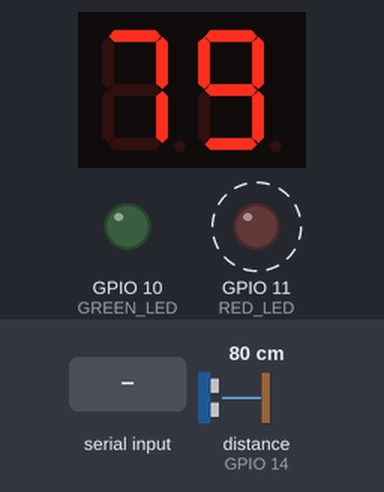
The sketch below on a simulated ESP32. Parts: 2-digit seven-segment display, output pins drawn as LEDs (lit = HIGH). Wiring (inferred from the names in the program): ultrasonic range finder: trigger GPIO 15; echo GPIO 14; 2-digit 7-segment display, segments lit when HIGH: segments GPIO 22, GPIO 21, GPIO 20, GPIO 19, GPIO 18, GPIO 17, GPIO 16, GPIO 26; digit selects GPIO 27, GPIO 28. Dashed ring = blinking. The test bench sets the inputs (shaded band); at power-on: distance to the obstacle (sensor on GPIO 14) 80 cm. The echo pulse lasts 58.3 µs per cm; EEPROM starts erased; the segment pins are drawn as the display they are named for; pins used as bus, display or sensor lines are not drawn; what the sketch prints to the serial monitor is not drawn.

Above: at 1.2 s.
1.3 s: distance to the obstacle (sensor on GPIO 14) set to 2 cm
At 4.2 s:
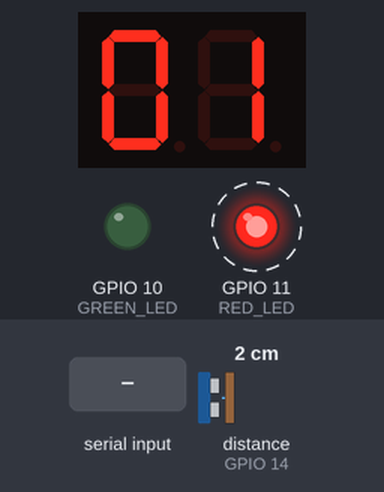
4.3 s: "1" received over Serial
At 5.1 s:
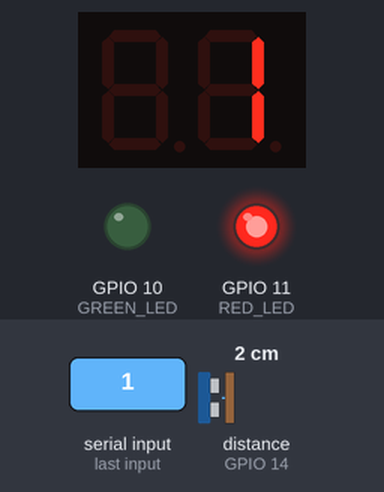
5.9 s: distance to the obstacle (sensor on GPIO 14) set to 4 cm
At 6.27 s:
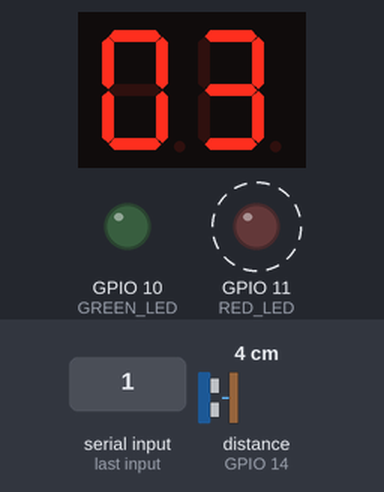
7.5 s: "0" received over Serial
At 8.3 s:
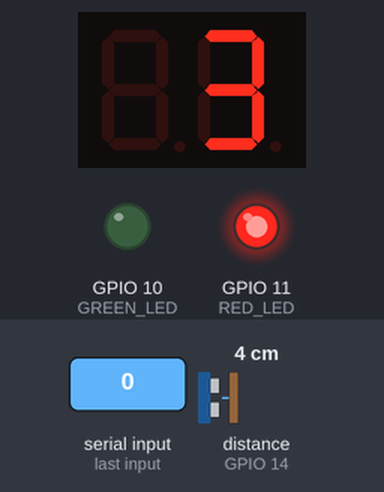
9.1 s: distance to the obstacle (sensor on GPIO 14) set to 9 cm
At 9.53 s:
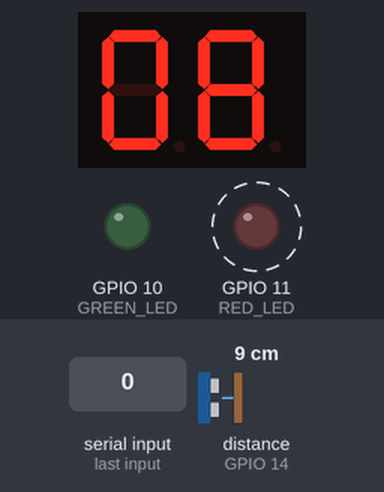
10.8 s: "2" received over Serial
At 11.5 s:
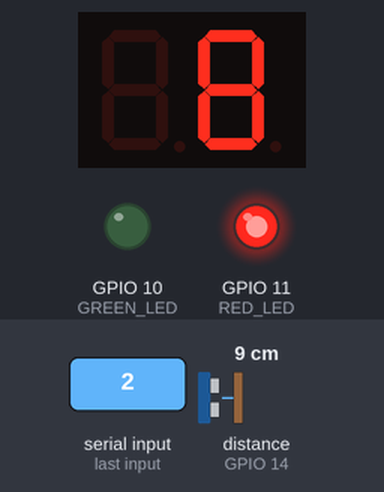
Timing chart, 0 to 13.4 s (numbered marks = the images above; inputs shaded):
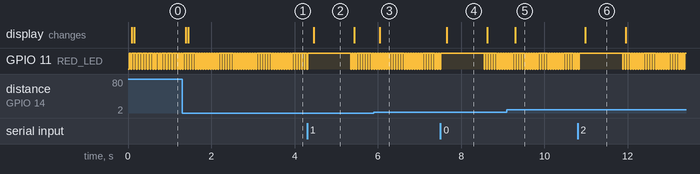

The sketch:

sketch_cleaned.ino
```cpp
#include <EEPROM.h>
#define SERIAL_BUFFER_SIZE 4096

#define ALIM_SEG_1 27//PIN32 GP27 ALIM1
#define ALIM_SEG_2 28//PIN34 GP28 ALIM2

#define PIN_SEGMENT_A 22// NUM GPIO PAS NUM PIN
#define PIN_SEGMENT_B 21
#define PIN_SEGMENT_C 20
#define PIN_SEGMENT_D 19
#define PIN_SEGMENT_E 18
#define PIN_SEGMENT_F 17
#define PIN_SEGMENT_G 16
#define PIN_SEGMENT_DP 26

#define TRIGGER_PIN 15
#define ECHO_PIN 14

#define RED_LED 11
#define GREEN_LED 10

const unsigned long MEASURE_TIMEOUT = 25000UL; // 25ms = ~8m à 340m/s

const float SOUND_SPEED = 340.0 / 1000;

const byte LUT_ETATS_SEGMENTS[] =
{
  0b00111111,
  0b00000110,
  0b01011011,
  0b01001111,
  0b01100110,
  0b01101101,
  0b01111101,
  0b00000111,
  0b01111111,
  0b01101111,
  0b01110111,
  0b01111100,
  0b00111001,
  0b01011110,
  0b01111001,
  0b01110001
};

enum PAYLOAD_HELPER : byte
{
  GET_DISTANCE_CAPTED =   0,
  SEND_TEXT =             1,
  GET_LIMIT_DISTANCE =    2,
  SET_LIMIT_DISTANCE =    3
};

const int address_b1 = 0x0;
const int address_b2 = 0x1;
const int address_b3 = 0x2;
const int address_b4 = 0x3;

uint32_t current_distance_limit = 870;

byte data[SERIAL_BUFFER_SIZE];

void affiche_chiffre_7seg(byte chiffre, byte dp)
{
  if (chiffre > 15)
    return;

  byte segments = LUT_ETATS_SEGMENTS[chiffre];

  digitalWrite(PIN_SEGMENT_A, bitRead(segments, 0));
  digitalWrite(PIN_SEGMENT_B, bitRead(segments, 1));
  digitalWrite(PIN_SEGMENT_C, bitRead(segments, 2));
  digitalWrite(PIN_SEGMENT_D, bitRead(segments, 3));
  digitalWrite(PIN_SEGMENT_E, bitRead(segments, 4));
  digitalWrite(PIN_SEGMENT_F, bitRead(segments, 5));
  digitalWrite(PIN_SEGMENT_G, bitRead(segments, 6));
  digitalWrite(PIN_SEGMENT_DP, dp);
}

int parse_mm(int mm_received)
{
  int cm = mm_received / 10;
  if(cm < 100)
  {
    int dizaine = cm / 10;
    int unite = cm - (dizaine * 10);
    affiche_chiffre_7seg(dizaine , 0);
    digitalWrite(ALIM_SEG_1, LOW);
    digitalWrite(ALIM_SEG_2, HIGH);
    delay(20);//25
    affiche_chiffre_7seg(unite , 0);
    digitalWrite(ALIM_SEG_1, HIGH);
    digitalWrite(ALIM_SEG_2, LOW);
  }
  if(cm >= 100)
  {
    int unite = cm / 100;//M
    int reste = (cm % 100) /10;
    affiche_chiffre_7seg(unite , 1);
    digitalWrite(ALIM_SEG_1, LOW);
    digitalWrite(ALIM_SEG_2, HIGH);
    delay(20);//25
    affiche_chiffre_7seg(reste , 0);
    digitalWrite(ALIM_SEG_1, HIGH);
    digitalWrite(ALIM_SEG_2, LOW);
  }
  return 0;
}

void setup()
{
  Serial.begin(115200);
  EEPROM.begin(512);
  pinMode(GREEN_LED, OUTPUT);
  pinMode(RED_LED, OUTPUT);

  digitalWrite(GREEN_LED, LOW);
  digitalWrite(RED_LED, LOW);

  pinMode(ALIM_SEG_1, OUTPUT);// PIN32 GP27 ALIM1 = AFFICHER 1
  digitalWrite(ALIM_SEG_1, LOW);

  pinMode(ALIM_SEG_2, OUTPUT);// PIN34 GP28 ALIM2 = AFFICHER 2
  digitalWrite(ALIM_SEG_2, HIGH);

  pinMode(PIN_SEGMENT_A, OUTPUT);
  digitalWrite(PIN_SEGMENT_A, HIGH);
  pinMode(PIN_SEGMENT_B, OUTPUT);
  digitalWrite(PIN_SEGMENT_B, HIGH);
  pinMode(PIN_SEGMENT_C, OUTPUT);
  digitalWrite(PIN_SEGMENT_C, HIGH);
  pinMode(PIN_SEGMENT_D, OUTPUT);
  digitalWrite(PIN_SEGMENT_D, HIGH);
  pinMode(PIN_SEGMENT_E, OUTPUT);
  digitalWrite(PIN_SEGMENT_E, HIGH);
  pinMode(PIN_SEGMENT_F, OUTPUT);
  digitalWrite(PIN_SEGMENT_F, HIGH);
  pinMode(PIN_SEGMENT_G, OUTPUT);
  digitalWrite(PIN_SEGMENT_G, HIGH);
  pinMode(PIN_SEGMENT_DP, OUTPUT);
  digitalWrite(PIN_SEGMENT_DP, HIGH);

  pinMode(TRIGGER_PIN, OUTPUT);
  digitalWrite(TRIGGER_PIN, LOW);
  pinMode(ECHO_PIN, INPUT);

  get_limit_distance();
}

void loop()
{
  digitalWrite(TRIGGER_PIN, HIGH);
  delayMicroseconds(10);
  digitalWrite(TRIGGER_PIN, LOW);

  long measure = pulseIn(ECHO_PIN, HIGH, MEASURE_TIMEOUT);

  float distance_mm = measure / 2.0 * SOUND_SPEED;

  if(distance_mm <= current_distance_limit)
  {
    digitalWrite(GREEN_LED, LOW); //ROUGE
    digitalWrite(RED_LED, HIGH);  //VERTE
    digitalWrite(RED_LED, LOW);  //VERTE
    delay(20);
    digitalWrite(RED_LED, HIGH);  //VERTE 11
  }
  else
  {
    digitalWrite(GREEN_LED, HIGH);
    digitalWrite(RED_LED, LOW);
  }

  parse_mm(distance_mm);

  if(Serial.available() > 0)
  {
    int rlen = Serial.readBytes(data, 4096);
    PAYLOAD_HELPER payload_type = (PAYLOAD_HELPER)data[0];

    switch(payload_type)
    {
      case SEND_TEXT:
        send_text_serial_port("Arduino");
        break;

      case SET_LIMIT_DISTANCE:
        set_limit_distance(new byte[4]{data[4], data[3], data[2], data[1]});
        break;

      case GET_LIMIT_DISTANCE:
        get_current_limit_distance();
        break;
    }
     memset(data, 0, SERIAL_BUFFER_SIZE);
  }
  get_current_limit_distance();
  delay(20);//25
  send_mm_distance(distance_mm);
}

int send_mm_distance(int mm_distance)
{
  byte buffer_return[5];
  buffer_return[0] = GET_DISTANCE_CAPTED;
  buffer_return[1] = (mm_distance >> 24) & 0xFF;
  buffer_return[2] = (mm_distance >> 16) & 0xFF;
  buffer_return[3] = (mm_distance >> 8) & 0xFF;
  buffer_return[4] = (mm_distance >> 0) & 0xFF;

  Serial.write(buffer_return, 5);
  Serial.flush();

  return 5;
}

void set_limit_distance(byte new_distance[4])
{
  EEPROM.write(address_b1, new_distance[0]);
  EEPROM.write(address_b2, new_distance[1]);
  EEPROM.write(address_b3, new_distance[2]);
  EEPROM.write(address_b4, new_distance[3]);
  EEPROM.commit();
  get_limit_distance();
}

void get_limit_distance()
{
  current_distance_limit = (uint32_t) EEPROM.read(address_b1) << 24;
  current_distance_limit |=  (uint32_t) EEPROM.read(address_b2) << 16;
  current_distance_limit |= (uint32_t) EEPROM.read(address_b3) << 8;
  current_distance_limit |= (uint32_t) EEPROM.read(address_b4);

  get_current_limit_distance();
}

int get_current_limit_distance()
{
  byte buffer_return[5];
  buffer_return[0] = GET_LIMIT_DISTANCE;
  buffer_return[1] = (current_distance_limit >> 24) & 0xFF;
  buffer_return[2] = (current_distance_limit >> 16) & 0xFF;
  buffer_return[3] = (current_distance_limit >> 8) & 0xFF;
  buffer_return[4] = (current_distance_limit >> 0) & 0xFF;

  Serial.write(buffer_return, 5);
  Serial.flush();

  return 5;
}

int send_text_serial_port(String text)
{
    int buffer_return_size = 2 + text.length();

    int buffer_string_size = text.length() + 1;

    byte buffer_return[buffer_return_size];

    byte buffer_string[buffer_string_size];

    text.getBytes(buffer_string, buffer_string_size);

    buffer_return[0] = SEND_TEXT;

    for(int i = 0; i < buffer_string_size ; i++)
       buffer_return[i + 1] = buffer_string[i];

    Serial.write(buffer_return, buffer_return_size);
    Serial.flush();
    return buffer_return_size;
}
```

Measured:
- after the input at 1.3 s, the display: first changes after 0.09 s (image 1 shows a later state)
- after the input at 4.3 s, the display: changes after 0.16 s (image 2)
- after the input at 5.9 s, the display: changes after 0.14 s (image 3)
- after the input at 7.5 s, the display: changes after 0.16 s (image 4)
- after the input at 9.1 s, the display: changes after 0.20 s (image 5)
- after the input at 10.8 s, the display: changes after 0.18 s (image 6)
- by itself, GPIO 11 (RED_LED): alternates HIGH for 0.04 s and LOW for 0.02 s
